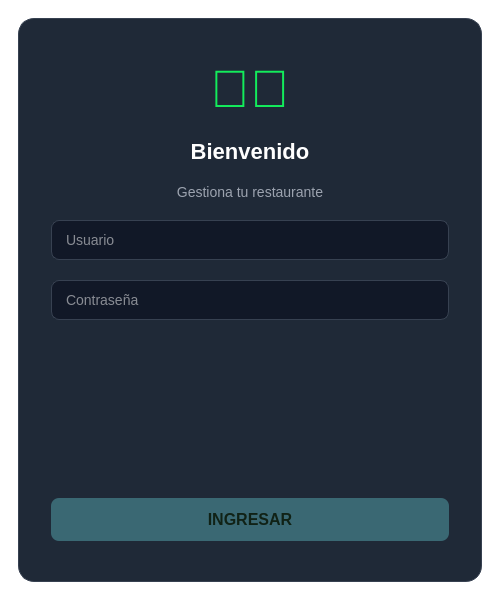
<?xml version="1.0" encoding="UTF-8"?>
<ui version="4.0">
 <class>LoginWidget</class>
 <widget class="QWidget" name="LoginWidget">
  <property name="geometry">
   <rect>
    <x>0</x>
    <y>0</y>
    <width>500</width>
    <height>600</height>
   </rect>
  </property>
  <property name="windowTitle">
   <string>Inicio de Sesión</string>
  </property>
  <property name="styleSheet">
   <string notr="true">
    /* === ESTILO GENERAL (Tema Restaurante) === */
    QWidget#LoginWidget {
        background-color: #ffffff; /* Fondo blanco */
        font-family: &quot;Segoe UI&quot;, &quot;Work Sans&quot;, sans-serif;
    }

    /* === TARJETA CENTRAL === */
    QFrame#cardFrame {
        background-color: #1f2937; /* Gris tarjeta */
        border-radius: 16px;
        border: 1px solid #374151;
    }

    /* === TEXTOS === */
    QLabel {
        color: #f3f4f6;
        border: none;
    }
    QLabel#lblTitle {
        font-size: 22px;
        font-weight: bold;
        color: #ffffff;
    }
    QLabel#lblSubtitle {
        font-size: 14px;
        color: #9ca3af;
    }

    /* === INPUTS (MANTENIENDO TUS NOMBRES) === */
    QLineEdit {
        background-color: #111827;
        border: 1px solid #374151;
        border-radius: 8px;
        padding: 10px 12px;
        font-size: 14px;
        color: white;
        selection-background-color: #f9f9f9ff;
        selection-color: #102216;
    }
    QLineEdit:focus {
        border: 1px solid #f9f9f9ff; /* Verde al enfocar */
        background-color: #050b07;
    }
    QLineEdit::placeholder {
        color: #6b7280;
    }

    /* === BOTÓN INGRESAR === */
    QPushButton#boton_ingresar {
        background-color: #4d78f9ff; /* Verde Primario */
        color: #102216;
        border: none;
        border-radius: 8px;
        font-size: 16px;
        font-weight: bold;
        padding: 12px;
    }
    QPushButton#boton_ingresar:hover {
        background-color: #8fa8f5ff;
    }
    QPushButton#boton_ingresar:pressed {
        background-color: #8fa8f5ff;
        padding-top: 14px;
    }

    /* === STATUS LABEL === */
    QLabel#label_status {
        color: #ef4444; /* Rojo error */
        font-size: 12px;
        font-weight: bold;
    }
   </string>
  </property>
  <layout class="QGridLayout" name="gridLayout">
   <item row="0" column="0"><spacer><property name="orientation"><enum>Qt::Horizontal</enum></property></spacer></item>
   <item row="0" column="2"><spacer><property name="orientation"><enum>Qt::Horizontal</enum></property></spacer></item>
   <item row="0" column="1"><spacer><property name="orientation"><enum>Qt::Vertical</enum></property></spacer></item>
   <item row="2" column="1"><spacer><property name="orientation"><enum>Qt::Vertical</enum></property></spacer></item>

   <item row="1" column="1">
    <widget class="QFrame" name="cardFrame">
     <property name="minimumSize">
      <size>
       <width>380</width>
       <height>450</height>
      </size>
     </property>
     <property name="frameShape">
      <enum>QFrame::StyledPanel</enum>
     </property>
     <property name="frameShadow">
      <enum>QFrame::Raised</enum>
     </property>
     <layout class="QVBoxLayout" name="verticalLayout">
      <property name="spacing">
       <number>20</number>
      </property>
      <property name="leftMargin">
       <number>32</number>
      </property>
      <property name="topMargin">
       <number>40</number>
      </property>
      <property name="rightMargin">
       <number>32</number>
      </property>
      <property name="bottomMargin">
       <number>40</number>
      </property>

      <item>
       <widget class="QLabel" name="lblIcon">
        <property name="font">
         <font>
          <pointsize>40</pointsize>
         </font>
        </property>
        <property name="styleSheet">
         <string>color: #13ec5b;</string>
        </property>
        <property name="text">
         <string>👨‍🍳</string>
        </property>
        <property name="alignment">
         <set>Qt::AlignCenter</set>
        </property>
       </widget>
      </item>

      <item>
       <widget class="QLabel" name="lblTitle">
        <property name="text">
         <string>Bienvenido</string>
        </property>
        <property name="alignment">
         <set>Qt::AlignCenter</set>
        </property>
       </widget>
      </item>
      <item>
       <widget class="QLabel" name="lblSubtitle">
        <property name="text">
         <string>Gestiona tu restaurante</string>
        </property>
        <property name="alignment">
         <set>Qt::AlignCenter</set>
        </property>
       </widget>
      </item>

      <item>
       <widget class="QLineEdit" name="line_edit_usuario">
        <property name="placeholderText">
         <string>Usuario</string>
        </property>
       </widget>
      </item>

      <item>
       <widget class="QLineEdit" name="line_edit_password">
        <property name="echoMode">
         <enum>QLineEdit::Password</enum>
        </property>
        <property name="placeholderText">
         <string>Contraseña</string>
        </property>
       </widget>
      </item>

      <item>
       <widget class="QLabel" name="label_status">
        <property name="text">
         <string/>
        </property>
        <property name="alignment">
         <set>Qt::AlignCenter</set>
        </property>
       </widget>
      </item>

      <item>
       <spacer name="verticalSpacer_Internal">
        <property name="orientation">
         <enum>Qt::Vertical</enum>
        </property>
        <property name="sizeHint" stdset="0">
         <size>
          <width>20</width>
          <height>40</height>
         </size>
        </property>
       </spacer>
      </item>

      <item>
       <widget class="QPushButton" name="boton_ingresar">
        <property name="text">
         <string>INGRESAR</string>
        </property>
        <property name="cursor">
         <cursorShape>PointingHandCursor</cursorShape>
        </property>
       </widget>
      </item>

     </layout>
    </widget>
   </item>
  </layout>
 </widget>
 <resources/>
 <connections/>
</ui>
